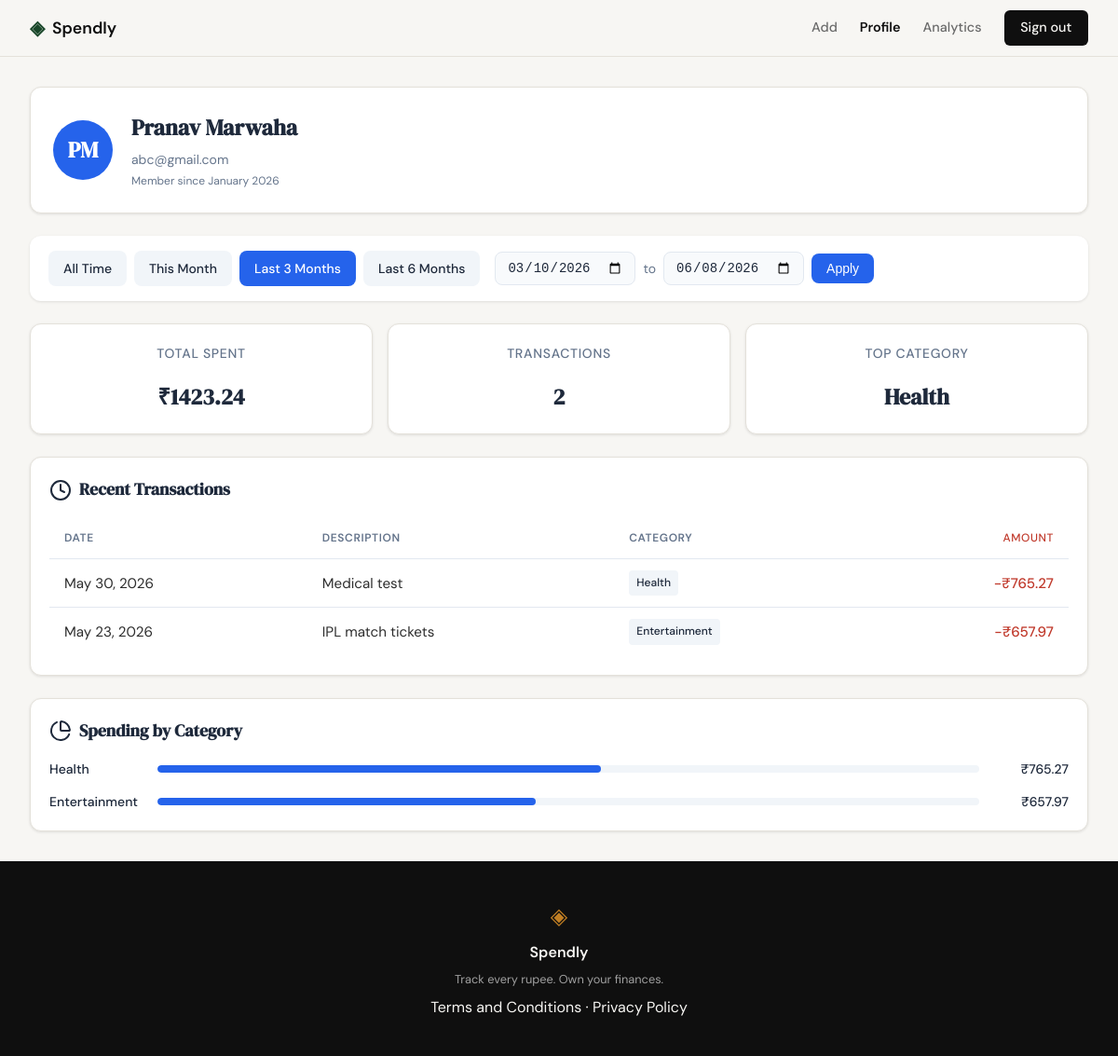
The app's page /profile?date_from=2026-03-10&date_to=2026-06-08 (signed in), older data.
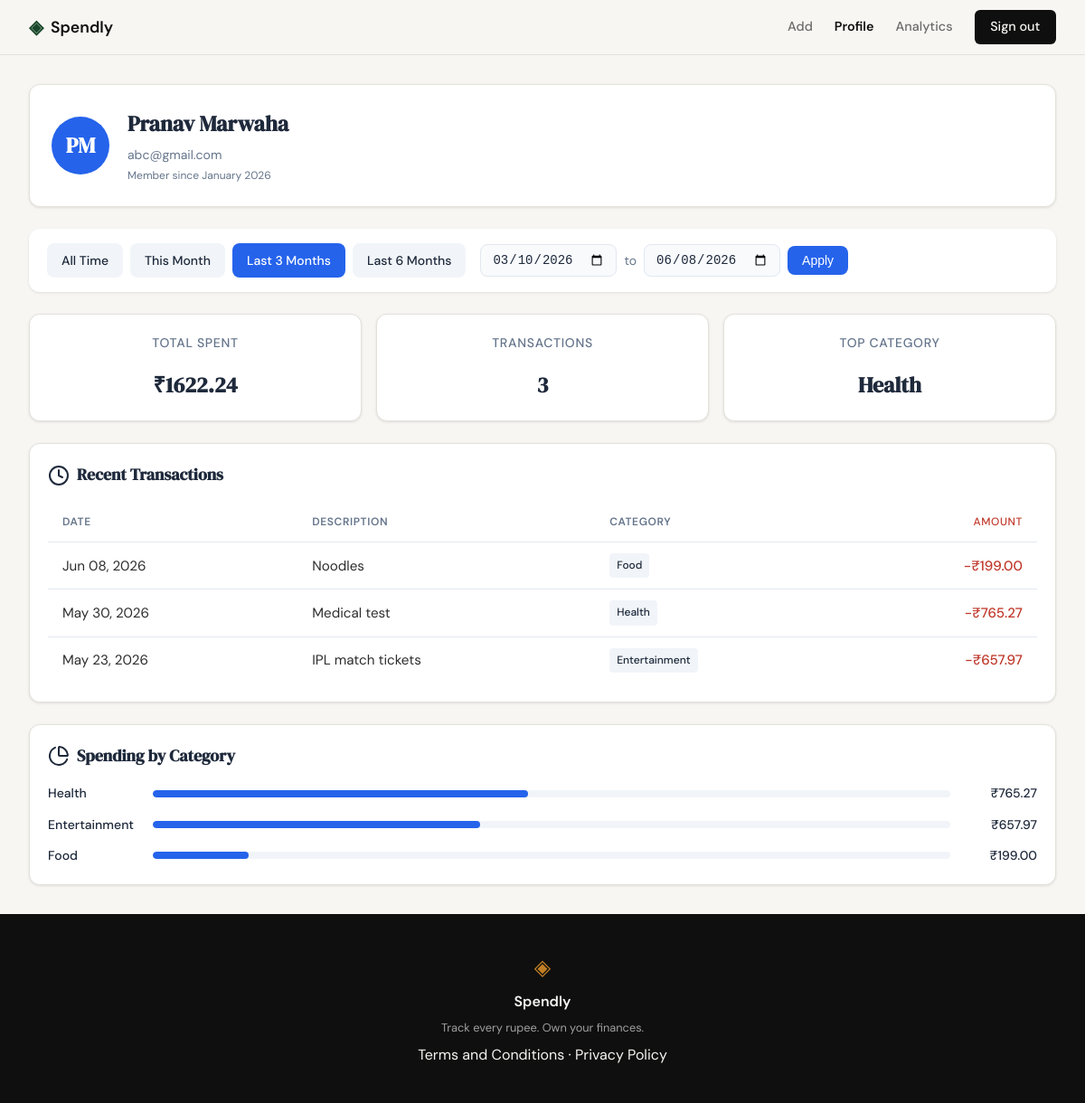
The same page, newer data.
### tables this page shows
CREATE TABLE expenses (
            id INTEGER PRIMARY KEY AUTOINCREMENT,
            user_id INTEGER NOT NULL,
            amount REAL NOT NULL,
            category TEXT NOT NULL,
            date TEXT NOT NULL,
            description TEXT,
            created_at TEXT DEFAULT CURRENT_TIMESTAMP,
            FOREIGN KEY (user_id) REFERENCES users(id) ON DELETE CASCADE
        );

### app.py (the view)
@app.route("/profile")
def profile():
    if not is_logged_in():
        return redirect(url_for("login"))
    user_id = session.get("user_id")
    conn = get_db()
    cursor = conn.cursor()
    cursor.execute("SELECT name, email, created_at FROM users WHERE id = ?", (user_id,))
    user_row = cursor.fetchone()
    conn.close()
    user = {
        "name": user_row["name"],
        "email": user_row["email"],
        "created_at": "January 2026",
        "initials": "".join([n[0] for n in user_row["name"].split()])
    }
    date_from = request.args.get("date_from")
    date_to = request.args.get("date_to")
    active_filter = None
    if date_from:
        try:
            datetime.strptime(date_from, "%Y-%m-%d")
        except ValueError:
            date_from = None
    if date_to:
        try:
            datetime.strptime(date_to, "%Y-%m-%d")
        except ValueError:
            date_to = None
    if date_from and date_to:
        from_dt = datetime.strptime(date_from, "%Y-%m-%d").date()
        to_dt = datetime.strptime(date_to, "%Y-%m-%d").date()
        if from_dt > to_dt:
            flash("Start date must be before end date.")
            date_from = None
            date_to = None
    today = date.today()
    this_month_start = date(today.year, today.month, 1)
    last_3_months_start = today.replace(day=1)
    from datetime import timedelta
    last_3_months_start = (today - timedelta(days=90))
    last_6_months_start = (today - timedelta(days=180))
    presets = {
        "this_month": {
            "date_from": this_month_start.isoformat(),
            "date_to": today.isoformat(),
            "label": "This Month"
        },
        "last_3_months": {
            "date_from": last_3_months_start.isoformat(),
            "date_to": today.isoformat(),
            "label": "Last 3 Months"
        },
        "last_6_months": {
            "date_from": last_6_months_start.isoformat(),
            "date_to": today.isoformat(),
            "label": "Last 6 Months"
        }
    }
    if date_from and date_to:
        for key, preset in presets.items():
            if preset["date_from"] == date_from and preset["date_to"] == date_to:
                active_filter = key
                break
        if not active_filter:
            active_filter = "custom"
    stats = get_user_stats(user_id, date_from, date_to)
    raw_transactions = get_user_expenses(user_id, date_from, date_to)
    transactions = [
        {
            "date": format_date_for_display(t["date"]),
            "description": t["description"],
            "category": t["category"],
            "amount": t["amount"]
        }
        for t in raw_transactions
    ]
    categories = get_category_breakdown(user_id, date_from, date_to)
    return render_template("profile.html",
                         user=user,
                         stats=stats,
                         transactions=transactions,
                         categories=categories,
                         date_from=date_from,
                         date_to=date_to,
                         active_filter=active_filter,
                         presets=presets,
                         active_page="profile")

### app.py (called while the page is built)
def is_logged_in():
    return "user_id" in session

@app.context_processor
def inject_user():
    return dict(is_logged_in=is_logged_in())

def format_date_for_display(date_str):
    from datetime import datetime
    dt = datetime.strptime(date_str, "%Y-%m-%d")
    return dt.strftime("%b %d, %Y")

### database/db.py (called while the page is built)
def get_db():
    conn = sqlite3.connect("spendly.db")
    conn.row_factory = sqlite3.Row
    conn.execute("PRAGMA foreign_keys = ON")
    return conn

def get_user_expenses(user_id, date_from=None, date_to=None):
    conn = get_db()
    cursor = conn.cursor()
    query = "SELECT date, description, category, amount FROM expenses WHERE user_id = ?"
    params = [user_id]
    if date_from and date_to:
        query += " AND date BETWEEN ? AND ?"
        params.extend([date_from, date_to])
    query += " ORDER BY date DESC"
    cursor.execute(query, params)
    rows = cursor.fetchall()
    conn.close()
    return [dict(row) for row in rows]

### templates/profile.html (shortened to what this page needs)
{% extends "base.html" %}
{% block head %}
<link rel="stylesheet" href="{{ url_for('static', filename='css/profile.css') }}">
{% endblock %}
{% block content %}
<div class="profile-page">
    <section class="user-card">
        <div class="user-avatar">
            {{ user.initials }}
        </div>
        <div class="user-details">
            <h1 class="user-name">{{ user.name }}</h1>
            <p class="user-email">{{ user.email }}</p>
            <p class="user-member-since">Member since {{ user.created_at }}</p>
        </div>
    </section>
    <section class="filter-bar">
        <div class="preset-buttons">
            <a href="{{ url_for('profile') }}" class="preset-btn {% if not active_filter %}active{% endif %}">All Time</a>
            <a href="{{ url_for('profile', date_from=presets.this_month.date_from, date_to=presets.this_month.date_to) }}" class="preset-btn {% if active_filter == 'this_month' %}active{% endif %}">{{ presets.this_month.label }}</a>
            <a href="{{ url_for('profile', date_from=presets.last_3_months.date_from, date_to=presets.last_3_months.date_to) }}" class="preset-btn {% if active_filter == 'last_3_months' %}active{% endif %}">{{ presets.last_3_months.label }}</a>
            <a href="{{ url_for('profile', date_from=presets.last_6_months.date_from, date_to=presets.last_6_months.date_to) }}" class="preset-btn {% if active_filter == 'last_6_months' %}active{% endif %}">{{ presets.last_6_months.label }}</a>
        </div>
        <form method="get" action="{{ url_for('profile') }}" class="custom-range-form">
            <input type="date" name="date_from" value="{{ date_from or '' }}" class="date-input">
            <span class="range-separator">to</span>
            <input type="date" name="date_to" value="{{ date_to or '' }}" class="date-input">
            <button type="submit" class="apply-btn">Apply</button>
        </form>
    </section>
    <section class="stats-row">
        <div class="stat-card">
            <span class="stat-label">Total Spent</span>
            <span class="stat-value">₹{{ "%.2f"|format(stats.total_spent) }}</span>
        </div>
        <div class="stat-card">
            <span class="stat-label">Transactions</span>
            <span class="stat-value">{{ stats.transaction_count }}</span>
        </div>
        <div class="stat-card">
            <span class="stat-label">Top Category</span>
            <span class="stat-value">{{ stats.top_category }}</span>
        </div>
    </section>
    <section class="transactions-section">
        <h2 class="section-title">
            <i data-lucide="clock"></i>
            Recent Transactions
        </h2>
        <table class="tx-table">
            <thead>
                <tr>
                    <th>Date</th>
                    <th>Description</th>
                    <th>Category</th>
                    <th class="amount-col">Amount</th>
                </tr>
            </thead>
            <tbody>
                {% for tx in transactions %}
                <tr>
                    <td>{{ tx.date }}</td>
                    <td>{{ tx.description }}</td>
                    <td><span class="category-badge">{{ tx.category }}</span></td>
                    <td class="amount-col">-₹{{ "%.2f"|format(tx.amount) }}</td>
                </tr>
                {% endfor %}
            </tbody>
        </table>
    </section>
    <section class="category-section">
        <h2 class="section-title">
            <i data-lucide="pie-chart"></i>
            Spending by Category
        </h2>
        <div class="category-list">
            {% for cat in categories %}
            <div class="category-row">
                <span class="category-name">{{ cat.name }}</span>
                <div class="category-bar-track">
                    <div class="category-bar" style="width: {{ cat.percentage }}%"></div>
                </div>
                <span class="category-amount">₹{{ "%.2f"|format(cat.amount) }}</span>
            </div>
            {% endfor %}
        </div>
    </section>
</div>
{% endblock %}

Row changes from the older to the newer data that the page shows:
computed for expenses "May 30, 2026": {{ cat.percentage }} 54 → 47 (drawn)
added expenses: date "Jun 08, 2026", description "Noodles", category "Food", amount "199.00", name "Food", {{ cat.percentage }} 12 (drawn)
computed for expenses "May 23, 2026": {{ cat.percentage }} 46 → 41 (drawn)
Text that changed along with them:
{{ "%.2f"|format(stats.total_spent) }}: "1423.24" → "1622.24"
{{ stats.transaction_count }}: "2" → "3"
